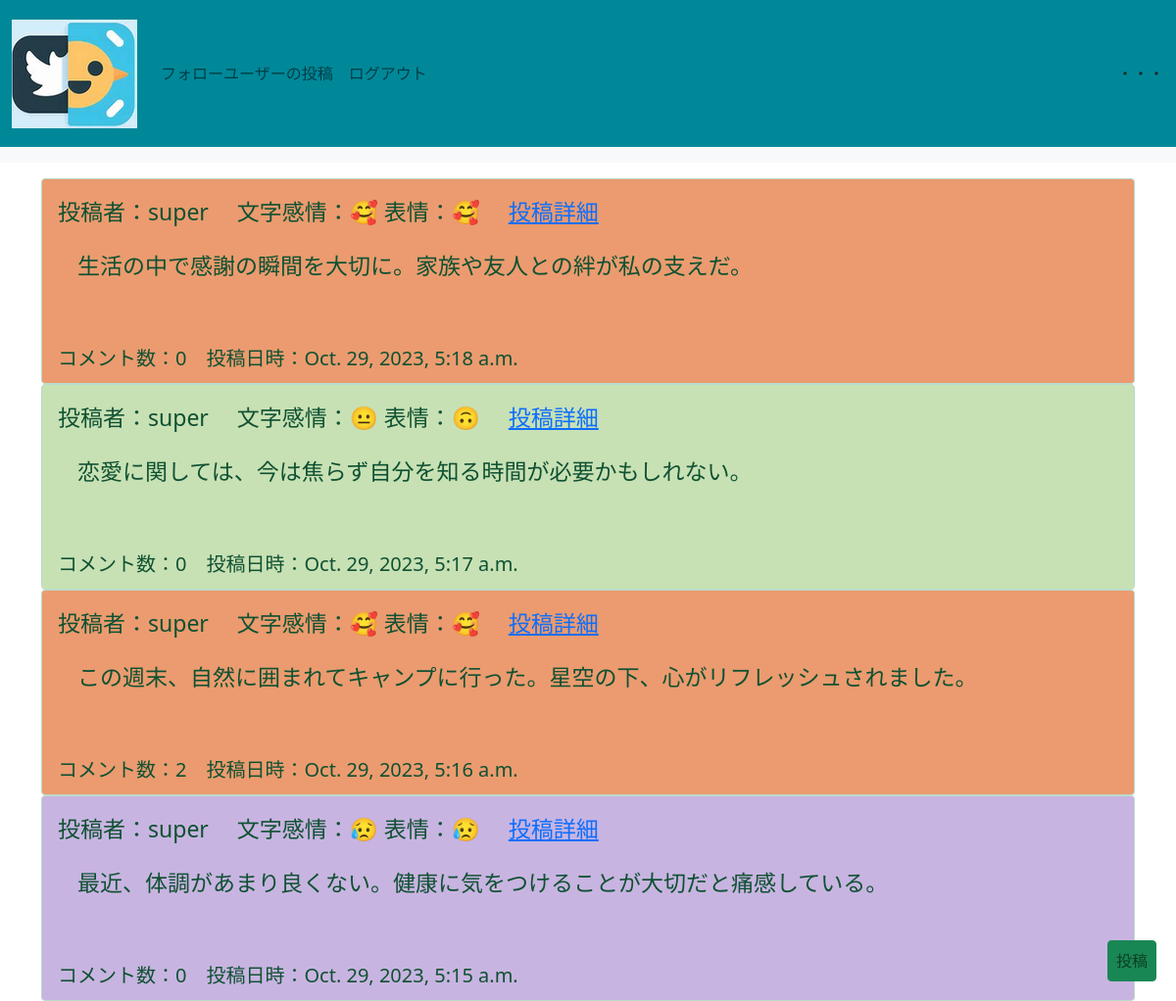
The page /mypost/ (signed in) on the database its author committed.
### snsapp/models.py (models this page shows, shortened)
class Post(models.Model):
    content = models.TextField()
    user = models.ForeignKey(User, on_delete=models.CASCADE)
    like = models.ManyToManyField(User, related_name='related_post', blank=True)
    created_at = models.DateTimeField(auto_now_add=True)
    face_emotion = models.CharField(max_length=20, blank=True, null=True)
    text_emotion = models.CharField(max_length=20, blank=True, null=True)
    @property
    def comment_count(self):
        return Comment.objects.filter(post=self).count()
    class Meta:
        ordering = ["-created_at"]

### snsapp/views.py (the view)
# urls.py: path('mypost/', MyPost.as_view(), name='mypost'),
class MyPost(LoginRequiredMixin, ListView):
    model = Post
    template_name = 'list.html'
    def get_queryset(self):
        return Post.objects.filter(user=self.request.user)

### templates/list.html (shortened to what this page needs)
{% extends 'base.html' %}
{% load static %}
{% block customcss %}
    <link rel="stylesheet" href="{% static 'style.css' %}">
{% endblock customcss %}
{% block content %}
<div class="container mt-3">
    {% for item in object_list %}
    <div class="alert alert-success emotion-{{ item.face_emotion }}" role="alert">
        投稿者：{{item.user.username}}
        　文字感情：{% if item.face_emotion == "positive" %}🥰{% elif item.face_emotion == "negative" %}😥{% else %}😐{% endif %}
            表情：{% if item.face_emotion == "positive" %}🥰{% elif item.face_emotion == "negative" %}😥{% elif item.face_emotion == "nautral" %}😐{% else %}🙃{% endif %}
        　<a href="{% url 'detail' item.pk %}">投稿詳細</a></p>
        <div class="main-emort-content">
            {{item.content}}
        </div>
        <div class="fotter-emort-content">
        コメント数：{{ item.comment_count }}　投稿日時：{{item.created_at}}
        </div>
    </div>
    {% endfor %}
</div>
{% endblock content %}

### static/style.css (style rules this page uses)
.alert.alert-success.emotion-negative { margin: 0!important; height: 210px!important; overflow: auto!important; background-color:rgb(200, 180, 225)!important; font-size: 23px!important; }
.alert.alert-success.emotion-positive { margin: 0!important; height: 210px!important; overflow: auto!important; background-color:#eb9b6f!important; font-size: 23px!important; }
.alert.alert-success.emotion-neutral { margin: 0!important; height: 210px!important; overflow: auto!important; background-color:rgb(200, 225, 180)!important; font-size: 23px!important; }
.main-emort-content { margin-top: 20px; margin-left: 20px; margin-right: 20px; margin-bottom: 20px; }
.fotter-emort-content { position: absolute; bottom: 5%; font-size: 20px!important; }

### templates/base.html (style rules this page uses)
body { margin-top: 150px; }

### rows shown on the page
Post: user.username "super", content "生活の中で感謝の瞬間を大切に。家族や友人との絆が私の支えだ。", comment_count "0", created_at "Oct. 29, 2023, 5:18 a.m."
Post: user.username "super", content "恋愛に関しては、今は焦らず自分を知る時間が必要かもしれない。", comment_count "0", created_at "Oct. 29, 2023, 5:17 a.m."
Post: user.username "super", content "この週末、自然に囲まれてキャンプに行った。星空の下、心がリフレッシュされました。", comment_count "2", created_at "Oct. 29, 2023, 5:16 a.m."
Post: user.username "super", content "最近、体調があまり良くない。健康に気をつけることが大切だと痛感している。", comment_count "0", created_at "Oct. 29, 2023, 5:15 a.m."
